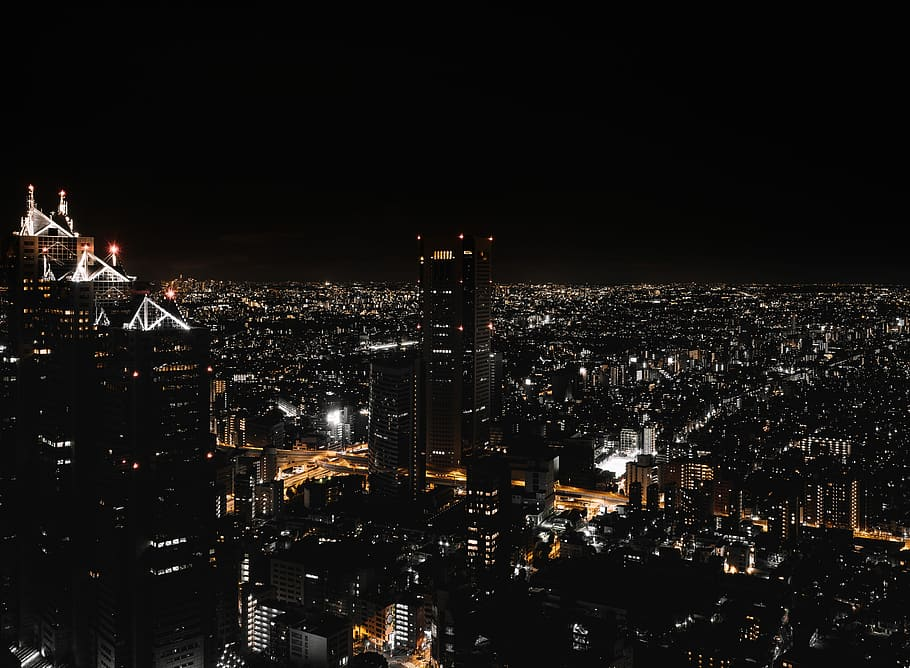
#> input picture HW1/input.png, 910 x 668 px
$ jupyter execute main.ipynb
#> lines starting #> are read from the running program, lines starting #| are printed output that depends on the picture
#> in main, image is the input picture: shape (668, 910, 3); mean B, G, R 17.6, 19.5, 21.4
[cell 1]
import cv2
import numpy as np
import matplotlib.pyplot as plt

[cell 2]
def histogram_equalization_v_channel(image):
    # Convert image from BGR to HSV color space
    hsv = cv2.cvtColor(image, cv2.COLOR_BGR2HSV)
#> hsv: shape (668, 910, 3); mean H, S, V 14.6, 40.9, 21.5
    h, s, v = cv2.split(hsv)
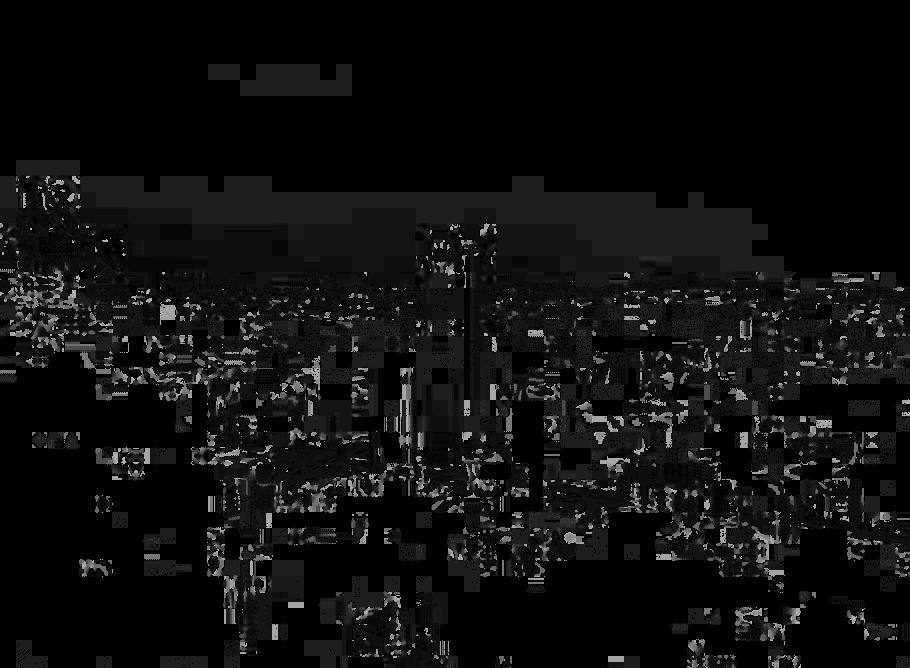
#> h: shape (668, 910); min 0, max 179, mean 14.6
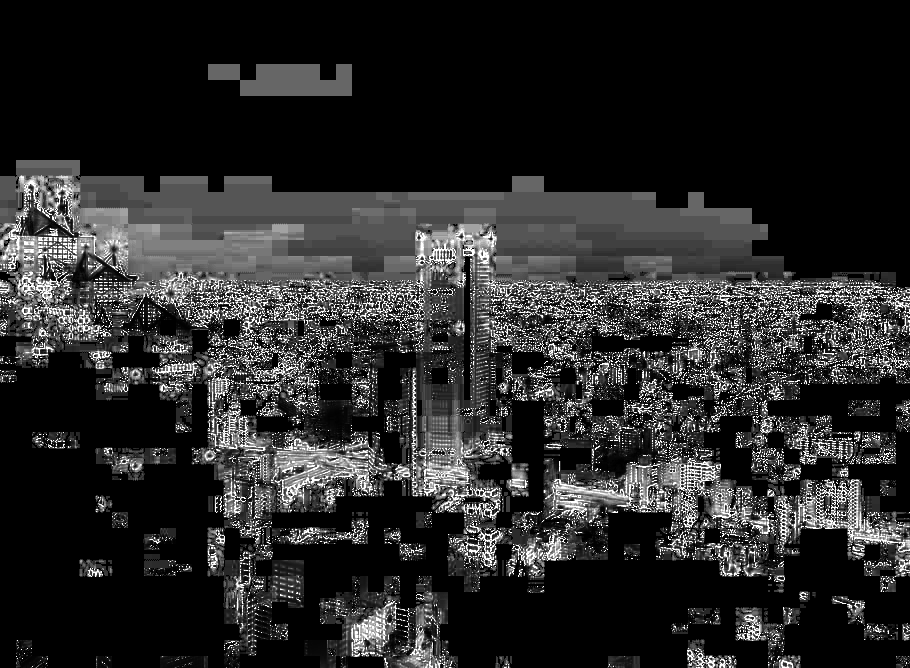
#> s: shape (668, 910); min 0, max 255, mean 40.9
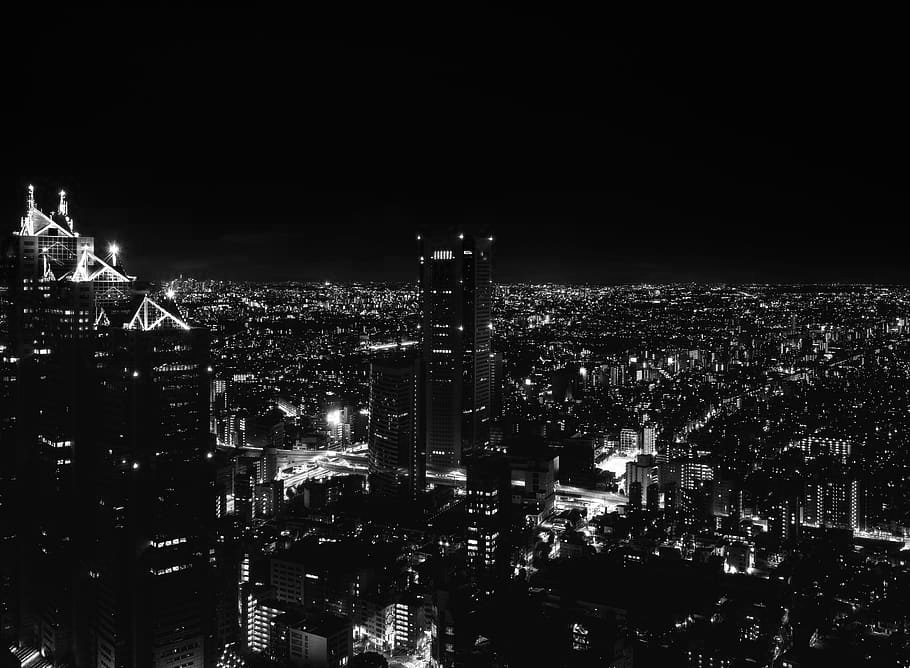
#> v: shape (668, 910); min 0, max 255, mean 21.5

    # Compute histogram of V channel
    hist, bins = np.histogram(v.flatten(), 256, [0,256])
#> hist = 256 values, max 81551 at index 5, min 88 at index 242, mean 2374.5; bins = 257 values from 0 to 256

    # Compute the cumulative distribution function (CDF)
    cdf = hist.cumsum()
#> cdf = 256 values from 5830 to 607880

    # Normalize the CDF (avoid division by zero)
    cdf_masked = np.ma.masked_equal(cdf, 0)
    cdf_masked = (cdf_masked - cdf_masked.min()) * 255 / (cdf_masked.max() - cdf_masked.min())
    cdf_final = np.ma.filled(cdf_masked, 0).astype('uint8')
#> cdf_final = 256 values from 0 to 255

    # Map the V channel values using the equalized CDF
    v_equalized = cdf_final[v]
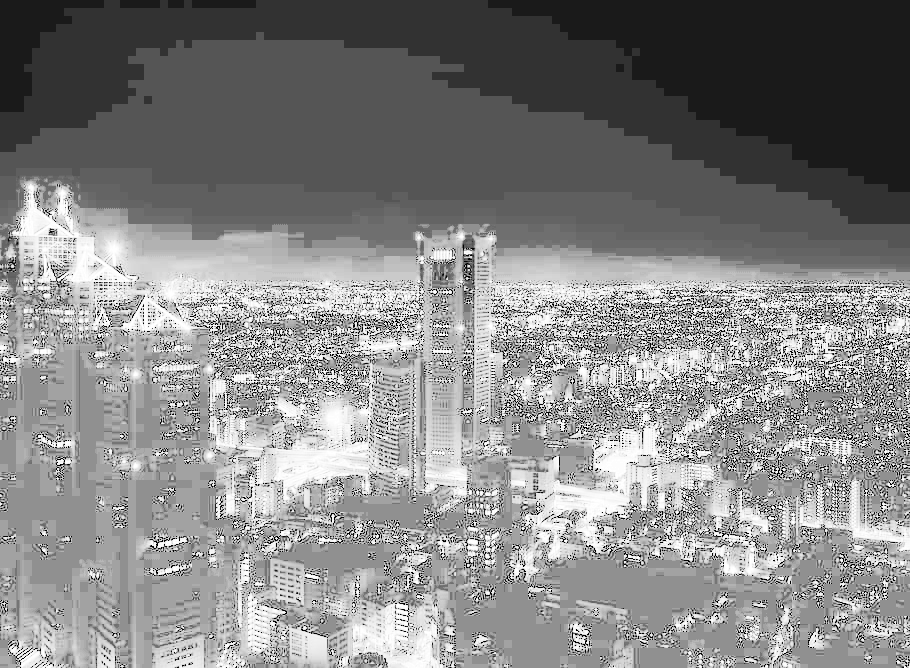
#> v_equalized: shape (668, 910); min 0, max 255, mean 133.3

    # Merge the channels back and convert to BGR color space
    hsv_equalized = cv2.merge([h, s, v_equalized])
#> hsv_equalized: shape (668, 910, 3); mean H, S, V 14.6, 40.9, 133.3
    result = cv2.cvtColor(hsv_equalized, cv2.COLOR_HSV2BGR)
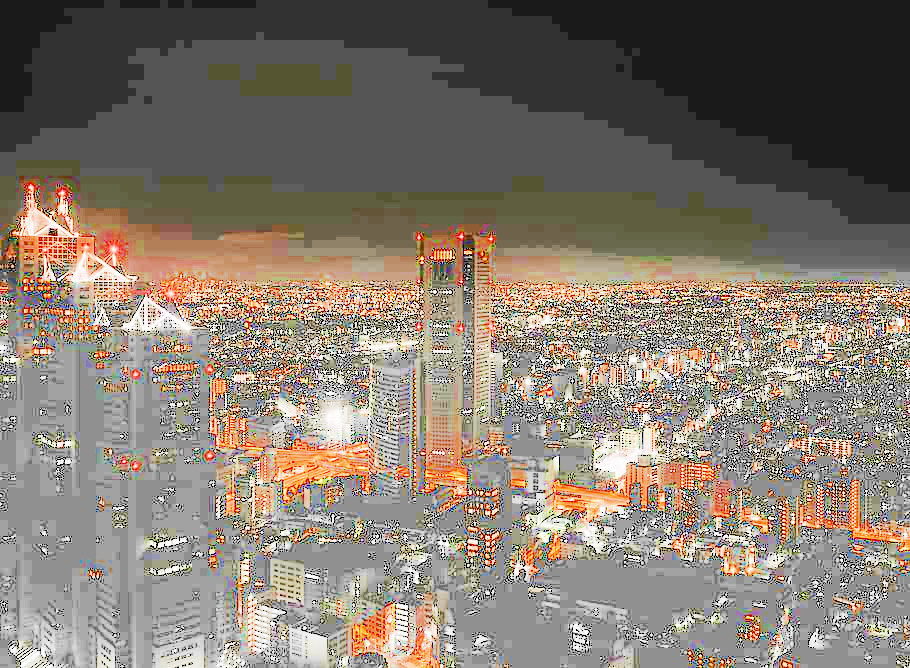
#> result: shape (668, 910, 3); mean B, G, R 110.6, 121.9, 131.8
    return result, hsv

[cell 3]
def plot_and_save_2d_histogram(hsv, output_filename):
    # Extract H and S channels
#> called with output_filename = '2d_histogram.png'
    h_channel = hsv[:, :, 0]
    s_channel = hsv[:, :, 1]

    # Compute a 2D histogram with 50 bins for each channel.
    hist_2d, x_edges, y_edges = np.histogram2d(
        h_channel.flatten(), s_channel.flatten(), bins=50, range=[[0,180], [0,256]]
    )
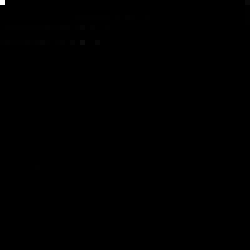
#> hist_2d: shape (50, 50) float64 (shown 5 times larger); min 0, max 334556, mean 243.2; drawn with min black and max white
#> x_edges = 51 values from 0 to 180; y_edges = 51 values from 0 to 256

    plt.figure(figsize=(6, 5))
    plt.imshow(hist_2d, interpolation='nearest', origin='lower', aspect='auto')
    plt.title('2D Histogram of H and S channels')
    plt.xlabel('Hue bins')
    plt.ylabel('Saturation bins')
    plt.colorbar()
    plt.savefig(output_filename)
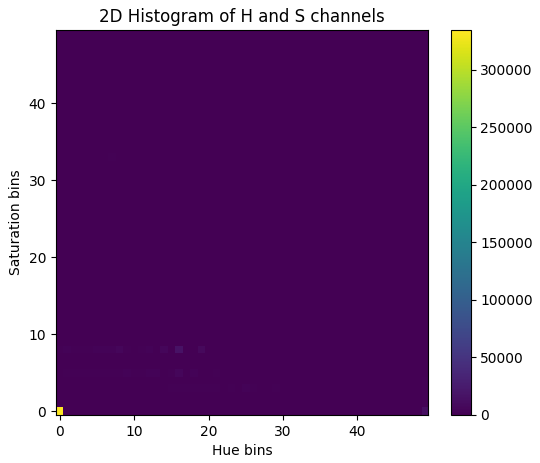
#> figure drawn by matplotlib, 2 panels
    plt.close()

[cell 4]
def plot_pdf_comparison(original, equalized, output_filename):
    # Convert both images to grayscale
#> called with output_filename = 'pdf_comparison.png'
    original_gray = cv2.cvtColor(original, cv2.COLOR_BGR2GRAY)
    equalized_gray = cv2.cvtColor(equalized, cv2.COLOR_BGR2GRAY)
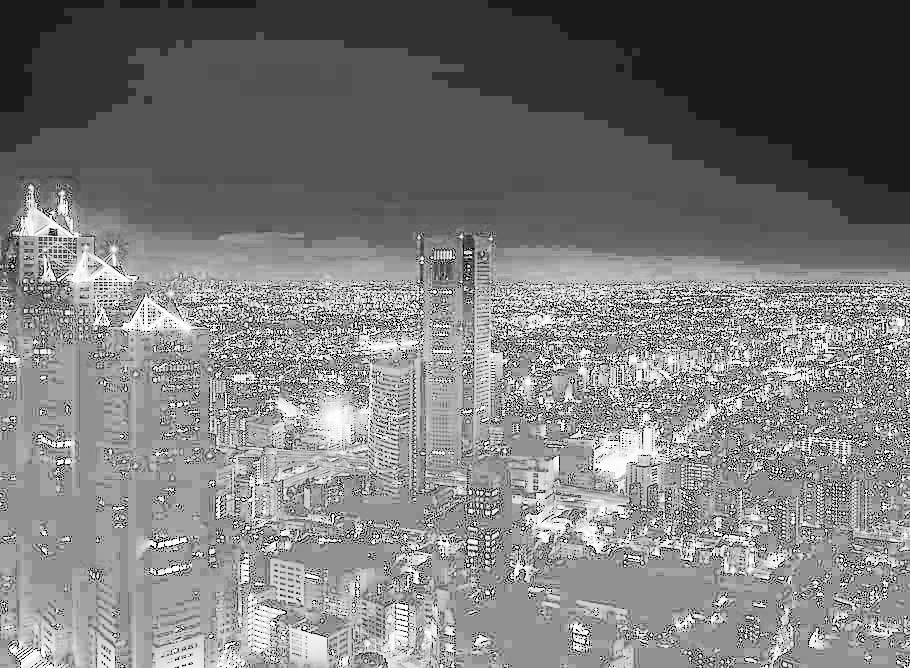
#> equalized_gray: shape (668, 910); min 0, max 255, mean 123.6

    # Compute the intensity histograms (PDFs)
    hist_orig = cv2.calcHist([original_gray], [0], None, [256], [0, 256])
#> hist_orig = 256 values, max 82565 at index 5, min 81 at index 234, mean 2374.5
    hist_eq = cv2.calcHist([equalized_gray], [0], None, [256], [0, 256])
#> hist_eq = 256 values, max 71694 at index 85, min 0 at index 4, mean 2374.5

    plt.figure(figsize=(10, 5))
    plt.plot(hist_orig, label='Original')
    plt.plot(hist_eq, label='Equalized')
    plt.title('Grayscale PDF Comparison')
    plt.xlabel('Pixel Intensity')
    plt.ylabel('Frequency')
    plt.legend()
    plt.savefig(output_filename)
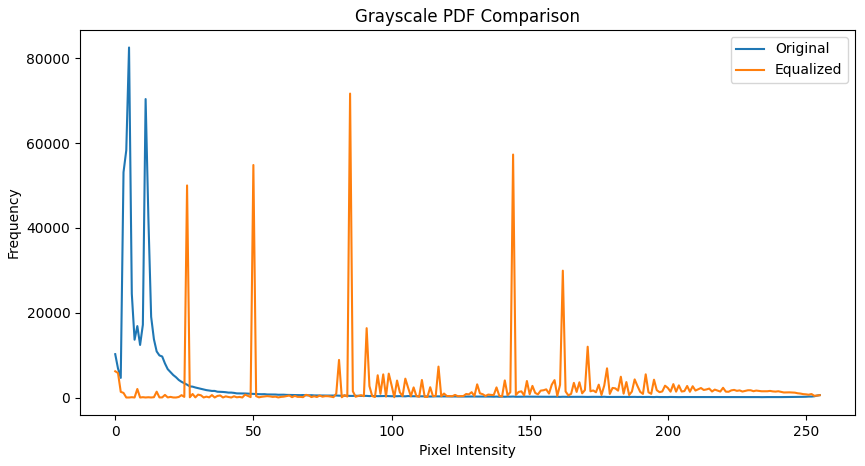
#> figure drawn by matplotlib, 1 panel; curve peaks at x = 5, y = 82565; curve peaks at x = 85, y = 71694
    plt.close()

[cell 5]
def create_result_comparison_image(original, equalized, output_filename):
    # Create a side-by-side comparison image
#> called with output_filename = 'result.png'
    comparison = np.hstack((original, equalized))
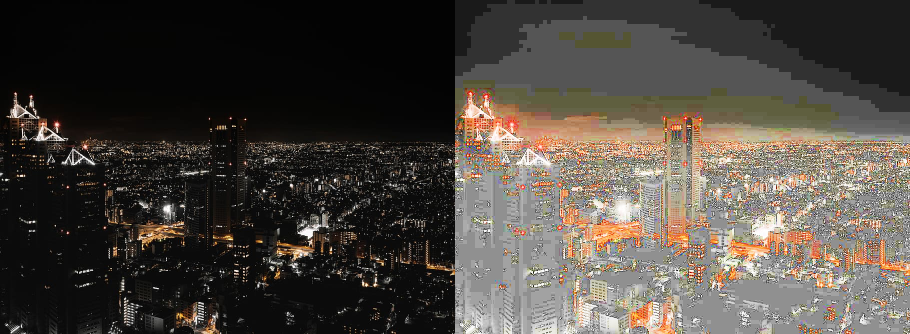
#> comparison: shape (668, 1820, 3) (shown at 1/2 size); mean B, G, R 64.1, 70.7, 76.6
    cv2.imwrite(output_filename, comparison)

[cell 6]
def main():
    # Read the input image. Make sure 'input.png' exists in the working directory.
    image = cv2.imread('input.png')
    if image is None:
        print("Error: 'input.png' not found!")
        return

    # Perform histogram equalization on the V channel.
    equalized_image, hsv_original = histogram_equalization_v_channel(image)

    # Save the equalized image as 'output.png'
    cv2.imwrite('output.png', equalized_image)

    # Generate and save the 2D histogram of H and S channels.
    plot_and_save_2d_histogram(hsv_original, '2d_histogram.png')

    # Plot and save the grayscale PDF comparison for the original and equalized images.
    plot_pdf_comparison(image, equalized_image, 'pdf_comparison.png')

    # Create and save the side-by-side comparison image.
    create_result_comparison_image(image, equalized_image, 'result.png')

    print("All images have been saved successfully.")
